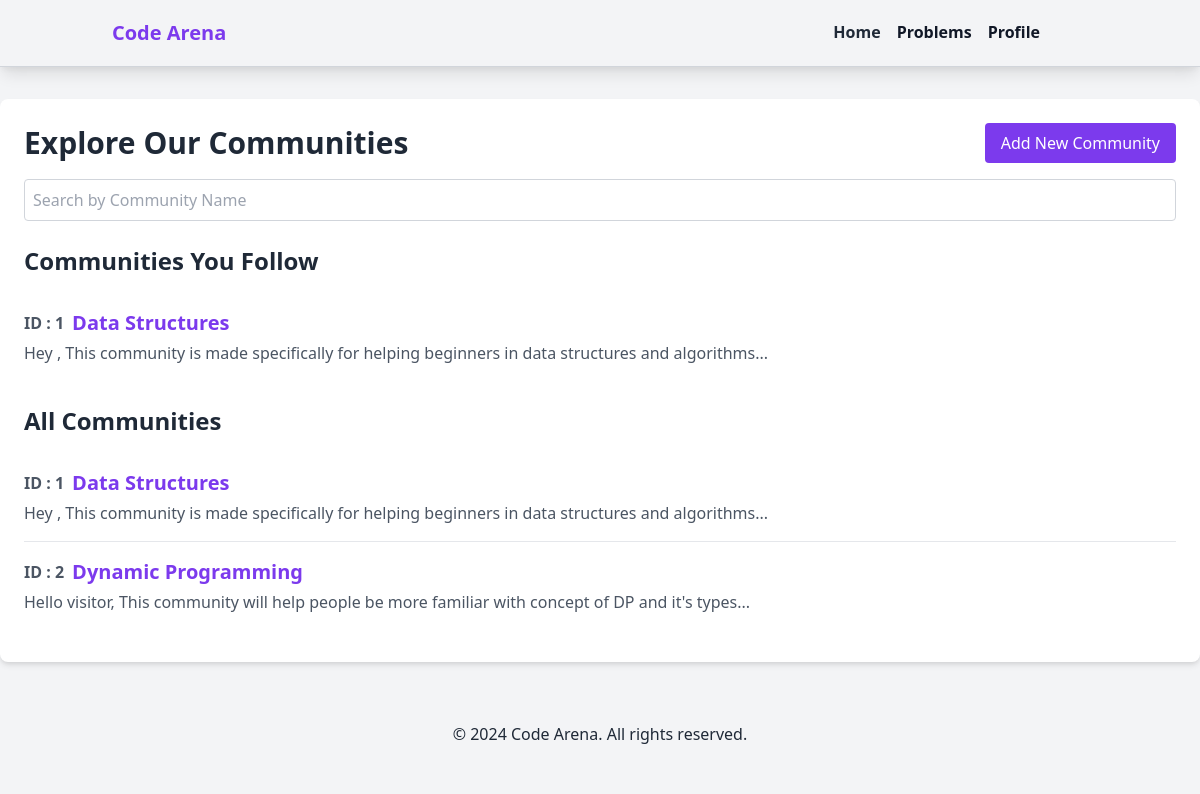
Page /community/ (signed in) on the committed database.
### community/models.py (models this page shows, shortened)
class Community(models.Model):
    name = models.CharField(max_length=100, unique=True)
    description = models.TextField()
    created_at = models.DateTimeField(auto_now_add=True)
    created_by = models.ForeignKey(User, on_delete=models.CASCADE)

### community/views.py (the view)
# urls.py: path('', views.community_list, name='community_list'),
def community_list(request):
    query = request.GET.get('q')
    if query:
        communities = Community.objects.filter(name__icontains=query)
    else:
        communities = Community.objects.all()
    followed_communities = []
    if request.user.is_authenticated:
        followed_communities = request.user.profile.followed_communities.all()
    context = {
        'communities': communities,
        'followed_communities': followed_communities,
        'query': query,
    }
    return render(request, 'community/community_list.html', context)

### community/templates/community/community_list.html (shortened to what this page needs)
<!DOCTYPE html>
<html lang="en">
  <head>
    <link
      href="https://cdn.jsdelivr.net/npm/tailwindcss@2.1.2/dist/tailwind.min.css"
      rel="stylesheet"
    />
  </head>
  <body class="bg-gray-100 text-gray-800">
    <nav class="bg-gray-100 shadow-lg border-b border-gray-300">
      <div class="container mx-auto px-6 py-3">
        <div class="flex justify-between items-center">
          <div>
            <a class="text-purple-600 text-xl font-bold" href="{% url 'home' %}">Code Arena</a>
          </div>
          <div class="hidden lg:flex lg:items-center">
            <ul class="flex flex-col lg:flex-row lg:mx-6 font-bold py-2 px-4 rounded">
              <li class="nav-item">
                <a class="text-gray-800 hover:text-gray-600 mx-2 nav-link" href="{% url 'home' %}">Home</a>
              </li>
              <li class="nav-item">
                <a class="text-gray-900 hover:text-gray-600 mx-2 nav-link" href="{% url 'problems_list' %}">Problems</a>
              </li>
              {% if user.is_authenticated %}
              <li class="nav-item">
                <a class="text-gray-900 hover:text-gray-600 mx-2 nav-link" href="{% url 'profile' %}">Profile</a>
              </li>
              {% endif %}
            </ul>
          </div>
        </div>
      </div>
    </nav>
    <section class="list container mx-auto mt-10 p-6 bg-white shadow-md rounded-lg">
      <div class="flex justify-between items-center mb-4">
        <h1 class="text-3xl font-bold">Explore Our Communities</h1>
        {% if user.profile.role.name == 'admin' or user.profile.role.name == 'moderator'%}
        <button
          id="add-community-btn"
          class="btn btn-primary text-white bg-purple-600 hover:bg-purple-800 py-2 px-4 rounded"
          onclick="openModal()"
        >
          Add New Community
        </button>
        {% endif %}
      </div>
      <form method="GET" action="{% url 'community_list' %}" class="mt-4">
        <input
          type="text"
          name="q"
          value="{{ query|default:'' }}"
          placeholder="Search by Community Name"
          class="w-full p-2 border border-gray-300 rounded"
        />
      </form>
      {% if followed_communities %}
      <div class="mt-6">
        <h2 class="text-2xl font-bold mb-4">Communities You Follow</h2>
        <ul class="divide-y divide-gray-200">
          {% for community in followed_communities %}
          <li class="py-4">
            <div class="flex items-center">
              <span class="text-gray-600 font-bold mr-2"
                >ID : {{ community.id }}</span
              >
              <a
                href="{% url 'community_detail' community.pk %}"
                class="text-xl font-semibold text-purple-600 hover:text-purple-800"
                >{{ community.name }}</a
              >
            </div>
            <p class="text-gray-600 mt-1">
              {{ community.description|slice:":300" }}...
            </p>
          </li>
          {% endfor %}
        </ul>
      </div>
      {% endif %}
      <div class="mt-6">
        <h2 class="text-2xl font-bold mb-4">All Communities</h2>
        {% if communities %}
        <ul class="divide-y divide-gray-200">
          {% for community in communities %}
          <li class="py-4">
            <div class="flex items-center">
              <span class="text-gray-600 font-bold mr-2"
                >ID : {{ community.id }}</span
              >
              <a
                href="{% url 'community_detail' community.pk %}"
                class="text-xl font-semibold text-purple-600 hover:text-purple-800"
                >{{ community.name }}</a
              >
            </div>
            <p class="text-gray-600 mt-1">
              {{ community.description|slice:":300" }}...
            </p>
          </li>
          {% endfor %}
        </ul>
        {% else %}
        <p class="text-gray-600 mt-4">No communities found.</p>
        {% endif %}
      </div>
    </section>
    <footer class="bg-gray-100 text-gray-800 py-5 mt-10">
      <div class="container mx-auto text-center">
        <p>&copy; 2024 Code Arena. All rights reserved.</p>
      </div>
    </footer>
  </body>
</html>

### community/templates/community/community_list.html (style rules this page uses)
.nav-link { border-radius: 4px; transition: color 0.3s ease; }
.nav-item a { position: relative; display: inline-block; padding-bottom: 2px; }
.nav-item a::before { content: ''; position: absolute; width: 0; height: 2px; bottom: 0; left: 0; background-color: #6b46c1; visibility: hidden; transition: all 0.3s ease-in-out; }
.list { max-width: 1280px; margin: 0 auto; margin-top: 2rem; padding-bottom: 2rem; }

### rows in the picture
Community: id "1", name "Data Structures", description "Hey , This community is made specifically for helping beginners in data structures and algorithms"
Community: id "2", name "Dynamic Programming", description "Hello visitor, This community will help people be more familiar with concept of DP and it's types"
